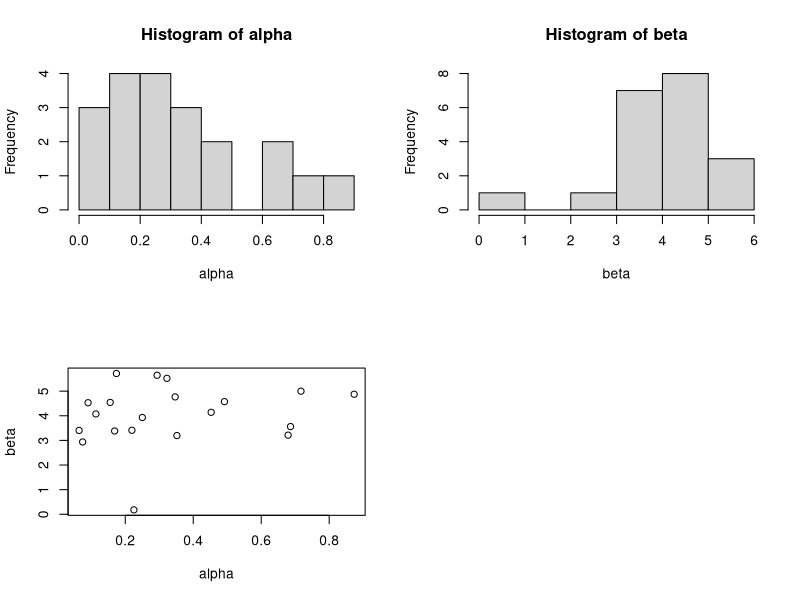

Source code (R): (Note: this script raises an error after producing the figure.)
#This code generate artificial model parameters in an hierarchical structure

rm(list=ls())

# set sample size
Nsubjects =20 


#Population level parameters 
population_locations    =c(qlogis(0.3),4) #population mean for learning rate and noise parameters
population_scales       =c(1,1.5)         #population sd for learning rate and noise parameters


#Individual parameters 
alpha          = plogis(population_locations[1]+population_scales[1]*rnorm(Nsubjects));
beta           =       (population_locations[2]+population_scales[2]*rnorm(Nsubjects)); 

#check histograms and sample means
  print(paste(plogis(mean(qlogis(alpha))),mean(beta)))
  {
  par(mfrow=c(2,2))
  hist(alpha)
  hist(beta)
  plot(alpha,beta)
  }

#save
true.parameters=cbind(subject = seq(1,Nsubjects),
                        alpha   = alpha,
                        beta    = beta)

save(true.parameters,file='./data/true_parameters.Rdata')
  

  